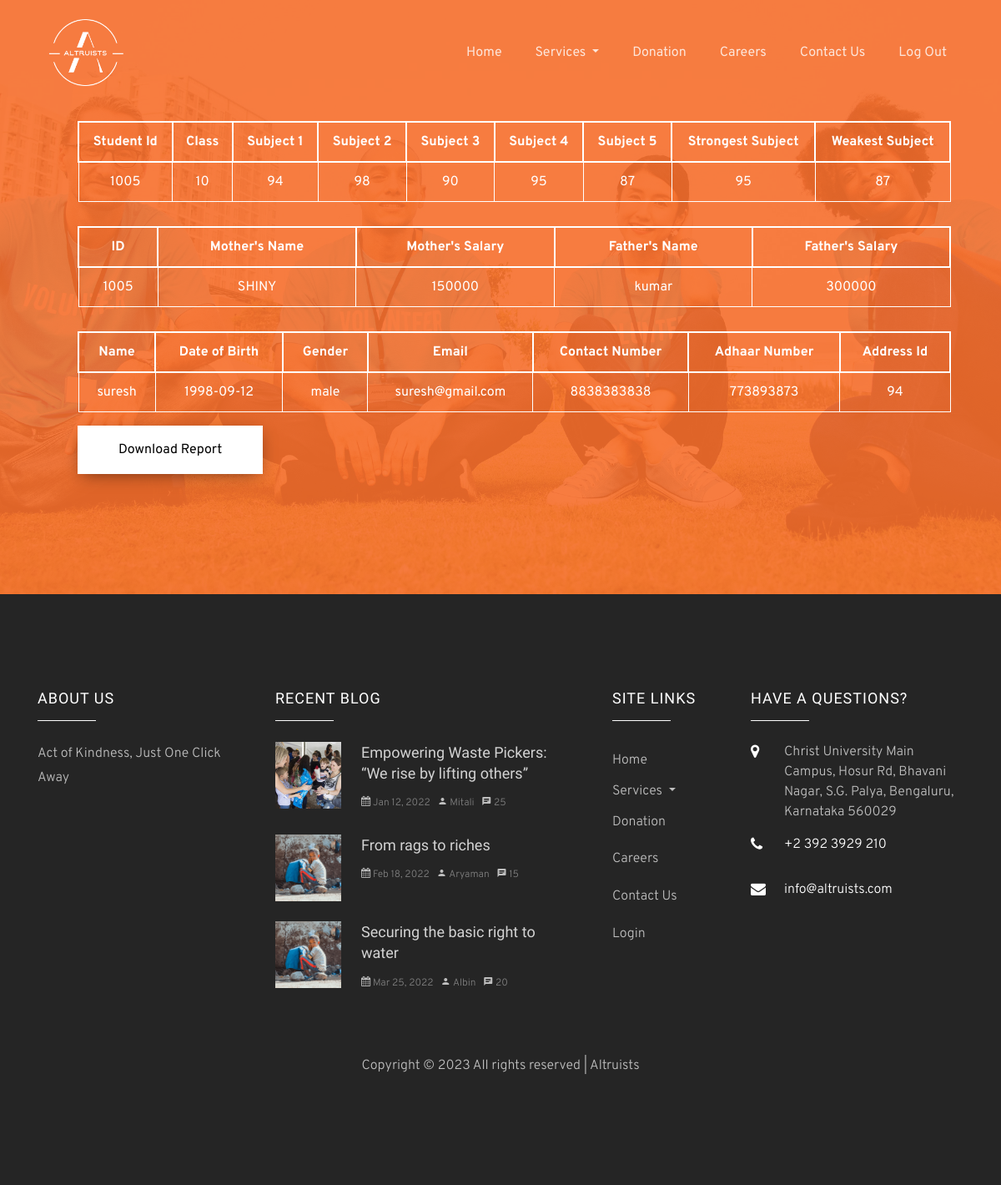
Screenshot of /studentdisplay.php (signed in) with the database file from the repository.
### tables this page shows
CREATE TABLE `academic` (
  `Sno` int(11) NOT NULL,
  `Id` int(11) DEFAULT NULL,
  `Class` int(11) DEFAULT NULL,
  `Subject1` int(11) DEFAULT NULL,
  `Subject2` int(11) DEFAULT NULL,
  `Subject3` int(11) DEFAULT NULL,
  `Subject4` int(11) DEFAULT NULL,
  `Subject5` int(11) DEFAULT NULL,
  `StrongestSubject` varchar(10) DEFAULT NULL,
  `WeakestSubject` varchar(10) DEFAULT NULL
);

CREATE TABLE `student` (
  `Id` int(11) NOT NULL,
  `User_Id` varchar(10) DEFAULT NULL,
  `Info_Id` int(11) DEFAULT NULL,
  `MotherName` varchar(20) DEFAULT NULL,
  `MotherSalary` int(11) DEFAULT NULL,
  `FatherName` varchar(20) DEFAULT NULL,
  `FatherSalary` int(11) DEFAULT NULL
);

CREATE TABLE `personalinfo` (
  `Info_Id` int(11) NOT NULL,
  `Names` varchar(30) DEFAULT NULL,
  `DOB` date DEFAULT NULL,
  `Email` varchar(50) DEFAULT NULL,
  `ContactNo` bigint(20) DEFAULT NULL,
  `AdhaarNo` bigint(20) DEFAULT NULL,
  `Add_Id` int(11) DEFAULT NULL,
  `Gender` varchar(10) DEFAULT NULL
);

### studentdisplay.php (the view, shortened to what this page needs)
<html>
<head>
    <link rel="stylesheet" href="css/open-iconic-bootstrap.min.css">
    <link rel="stylesheet" href="css/animate.css">
    <link rel="stylesheet" href="css/owl.carousel.min.css">
    <link rel="stylesheet" href="css/owl.theme.default.min.css">
    <link rel="stylesheet" href="css/magnific-popup.css">
    <link rel="stylesheet" href="css/aos.css">
    <link rel="stylesheet" href="css/ionicons.min.css">
    <link rel="stylesheet" href="css/bootstrap-datepicker.css">
    <link rel="stylesheet" href="css/jquery.timepicker.css">
    <link rel="stylesheet" href="css/flaticon.css">
    <link rel="stylesheet" href="css/icomoon.css">
    <link rel="stylesheet" href="css/style.css">
</head>
<body>
    <nav class="navbar navbar-expand-lg navbar-dark ftco_navbar bg-dark ftco-navbar-light" id="ftco-navbar">
        <div class="container">
            <a class="navbar-brand" href="index.html"><img id="logo" src="images/WLogo.png" alt="ALTRUISTS" width="120" height="80"></a>
            <div class="collapse navbar-collapse" id="ftco-nav">
                <ul class="navbar-nav ml-auto">
                    <li class="nav-item"><a href="index.html" class="nav-link">Home</a></li>
                    <li class="nav-item dropdown">
            <a class="nav-link dropdown-toggle" href="#" id="navbarDropdown" role="button" data-bs-toggle="dropdown"
              aria-expanded="false">
              Services
            </a>
          </li>
                    <li class="nav-item"><a href="donate.html" class="nav-link">Donation</a></li>
                    <li class="nav-item"><a href="careers.html" class="nav-link">Careers</a></li>
                    <li class="nav-item"><a href="contact.html" class="nav-link">Contact Us</a></li>
                    <li class="nav-item"><a href="./login.html" class="nav-link">Log Out</a></li>
                </ul>
            </div>
        </div>
    </nav>
    <section class="ftco-section-3 img" style="background-image: url(images/bg_3.jpg);">
        <div class="overlay"></div>
        <form name="MyForm" action="admin.php" class="volunter-form container" method="post">
            <div class="col col-md-12 pl-md-5 volunteer ftco-animate order-first" style="margin-top: 17px;">
            <div id="tab">
                    <div class="form-group">
                    <table style="border: 1px solid white; width: 100%; padding-left: 40px" cellpadding="13">
                        <thead>
                            <tr>
                                <th>Student Id</td>
                                <th>Class</td>
                                <th>Subject 1</td>
                                <th>Subject 2</td>
                                <th>Subject 3</td>
                                <th>Subject 4</td>
                                <th>Subject 5</td>
                                <th>Strongest Subject</td>
                                <th>Weakest Subject</td>
                            </tr>
                        </thead>
                        <tbody style="color : white;" id="table1">
                            <?php
                            $conn = new mysqli("altruists.ctpunwarlucf.us-east-1.rds.amazonaws.com", "admin", "Loafer123", "Altruists", 3306);
                            $userid = $_SESSION['user'];
                            $sql ="SELECT Id FROM Student WHERE User_Id='$userid';";
                            $res = $conn->query($sql);
                            $row = $res->fetch_assoc();
                            $Sid = $row['Id'];
                            $sql1 = "SELECT Id, Class,Subject1, Subject2, Subject3,Subject4, Subject5, StrongestSubject, WeakestSubject FROM Academic WHERE Id = '$Sid';";
                            $results = $conn->query($sql1);
                            if ($results->num_rows > 0) {
                                while ($row = $results->fetch_assoc()) {
                                    echo "<tr>
                                            <td >" . $row["Id"] . "</td>
                                            <td >" . $row["Class"] . "</td>
                                            <td >" . $row["Subject1"] . "</td>
                                            <td >" . $row["Subject2"] . "</td>
                                            <td >" . $row["Subject3"] . "</td>
                                            <td >" . $row["Subject4"] . "</td>
                                            <td >" . $row["Subject5"] . "</td>
                                            <td >" . $row["StrongestSubject"] . "</td>
                                            <td >" . $row["WeakestSubject"] . "</td>
                                                 </tr>";
                                }
                            }
                            ?>
                        </tbody>
                    </table>
                    <br>
                        <div class="form-group">
                            <table style="border: 1px solid white;" cellpadding="13">
                                <thead>
                                    <tr>
                                        <th style="width: 100">ID</td>
                                        <th style="width: 260px">Mother's Name</td>
                                        <th style="width: 260px">Mother's Salary</td>
                                        <th style="width: 260px">Father's Name</td>
                                        <th style="width: 260px">Father's Salary</td>
                                    </tr>
                                </thead>
                                <tbody style="color : white;" id="table1">
                                    <?php
                                    $conn = new mysqli("altruists.ctpunwarlucf.us-east-1.rds.amazonaws.com", "admin", "Loafer123", "Altruists", 3306);
                                    $sql1 = "SELECT Id,Info_Id, MotherName, MotherSalary,FatherName, FatherSalary FROM Student WHERE Id = '$Sid';";
                                    $result1 = $conn->query($sql1);
                                    if ($result1->num_rows > 0) {
                                        while ($row = $result1->fetch_assoc()) {
                                            echo "<tr>
                                                    <td >" . $row["Id"] . "</td>
                                                    <td >" . $row["MotherName"] . "</td>
                                                    <td >" . $row["MotherSalary"] . "</td>
                                                    <td >" . $row["FatherName"] . "</td>
                                                    <td >" . $row["FatherSalary"] . "</td>
                                                 </tr>";
                                        }
                                    }
                                    ?>
                                </tbody>
                            </table>
                        </div>
                    <div style="padding-bottom: 13px;"></div>
                        <div class="form-group">
                            <table style="border: 1px solid white; width: 100%;" cellpadding="13">
                                <thead>
                                    <tr>
                                        <th>Name</td>
                                        <th>Date of Birth</td>
                                        <th>Gender</td>
                                        <th>Email</td>
                                        <th>Contact Number</td>
                                        <th>Adhaar Number</td>
                                        <th>Address Id</td>
                                    </tr>
                                </thead>
                                <tbody style="color : white;" id="table1">
                                    <?php
                                    $conn = new mysqli("altruists.ctpunwarlucf.us-east-1.rds.amazonaws.com", "admin", "Loafer123", "Altruists", 3306);
                                    $sql2 = "SELECT Info_Id FROM Student WHERE Id = '$Sid';";
                                    $result2 = $conn->query($sql2);
                                    $row = $result2->fetch_assoc();
                                    $ik = $row['Info_Id'];
                                    $sql1 = "SELECT Names,DOB,Gender, Email, ContactNo,AdhaarNo, Add_Id FROM PersonalInfo WHERE Info_Id = '$ik';";
                                    $result = $conn->query($sql1);
                                    if ($result->num_rows > 0) {
                                        while ($row = $result->fetch_assoc()) {
                                            echo "<tr>
                                            <td >" . $row["Names"] . "</td>
                                            <td >" . $row["DOB"] . "</td>
                                            <td >" . $row["Gender"] . "</td>
                                            <td >" . $row["Email"] . "</td>
                                            <td >" . $row["ContactNo"] . "</td>
                                            <td >" . $row["AdhaarNo"] . "</td>
                                            <td >" . $row["Add_Id"] . "</td>
                                                 </tr>";
                                        }
                                    }
                                    ?>
                                </tbody>
                            </table>
                        </div>
                    </div>
                </div>
                <div class="form-group">
                    <input type="button" value="Download Report" id="btPrint" onclick="createPDF()" class="btn btn-white py-3 px-5">
                </div>
            </div>
        </form>
    </section>
    <footer class="ftco-footer ftco-section img">
        <div class="container">
            <div class="row mb-5">
                <div class="col-md-3">
                    <div class="ftco-footer-widget mb-4">
                        <h2 class="ftco-heading-2">About Us</h2>
                        <p>Act of Kindness, Just One Click Away</p>
                        <ul class="ftco-footer-social list-unstyled float-md-left float-lft mt-5">
                        </ul>
                    </div>
                </div>
                <div class="col-md-4">
                    <div class="ftco-footer-widget mb-4">
                        <h2 class="ftco-heading-2">Recent Blog</h2>
                        <div class="block-21 mb-4 d-flex">
                            <a class="blog-img mr-4" style="background-image: url(images/image_1.jpg);"></a>
                            <div class="text">
                                <h3 class="heading"><a href="#">Empowering Waste Pickers: “We rise by lifting others”</a></h3>
                                <div class="meta">
                                    <div><a href="#"><span class="icon-calendar"></span> Jan 12, 2022</a></div>
                                    <div><a href="#"><span class="icon-person"></span> Mitali</a></div>
                                    <div><a href="#"><span class="icon-chat"></span> 25</a></div>
                                </div>
                            </div>
                        </div>
                        <div class="block-21 mb-4 d-flex">
                            <a class="blog-img mr-4" style="background-image: url(images/image_2.jpg);"></a>
                            <div class="text">
                                <h3 class="heading"><a href="#">From rags to riches</a></h3>
                                <div class="meta">
                                    <div><a href="#"><span class="icon-calendar"></span> Feb 18, 2022</a></div>
                                    <div><a href="#"><span class="icon-person"></span> Aryaman</a></div>
                                    <div><a href="#"><span class="icon-chat"></span> 15</a></div>
                                </div>
                            </div>
                        </div>
                        <div class="block-21 mb-4 d-flex">
                            <a class="blog-img mr-4" style="background-image: url(images/image_2.jpg);"></a>
                            <div class="text">
                                <h3 class="heading"><a href="#">Securing the basic right to water</a></h3>
                                <div class="meta">
                                    <div><a href="#"><span class="icon-calendar"></span> Mar 25, 2022</a></div>
                                    <div><a href="#"><span class="icon-person"></span> Albin</a></div>
                                    <div><a href="#"><span class="icon-chat"></span> 20</a></div>
                                </div>
                            </div>
                        </div>
                    </div>
                </div>
                <div class="col-md-2">
                    <div class="ftco-footer-widget mb-4 ml-md-4">
                        <h2 class="ftco-heading-2">Site Links</h2>
                        <ul class="navbar-nav ml-auto">
                            <li class="nav-item"><a href="index.html" class="nav-link">Home</a></li>
                            <li class="nav-item dropdown">
                <a data-toggle="dropdown" class="dropdown-toggle" href="#" id="dropdownMenuLink" role="button" data-bs-toggle="dropdown"aria-expanded="false">
              Services
            </a>
              </li>
                            <li class="nav-item"><a href="donate.html" class="nav-link">Donation</a></li>
                            <li class="nav-item"><a href="careers.html" class="nav-link">Careers</a></li>
                            <li class="nav-item"><a href="contact.html" class="nav-link">Contact Us</a></li>
                            <li class="nav-item"><a href="#" class="nav-link">Login</a></li>
                        </ul>
                    </div>
                </div>
                <div class="col-md-3">
                    <div class="ftco-footer-widget mb-4">
                        <h2 class="ftco-heading-2">Have a Questions?</h2>
                        <div class="block-23 mb-3">
                            <ul>
                                <li><span class="icon icon-map-marker"></span><span class="text">Christ University Main Campus, Hosur
                                        Rd, Bhavani Nagar, S.G. Palya, Bengaluru, Karnataka 560029</span></li>
                                <li><a href="#"><span class="icon icon-phone"></span><span class="text">+2 392 3929 210</span></a></li>
                                <li><a href="#"><span class="icon icon-envelope"></span><span class="text">info@altruists.com</span></a>
                                </li>
                            </ul>
                        </div>
                    </div>
                </div>
            </div>
            <div class="row">
                <div class="col-md-12 text-center">
                    <p>
                        Copyright &copy;
                         All rights reserved | Altruists
                    </p>
                </div>
            </div>
        </div>
    </footer>
</body>
</html>

### rows the page displays
academic: Id "1005", Class "10", Subject1 "94", Subject2 "98", Subject3 "90", Subject4 "95", Subject5 "87", StrongestSubject "95", WeakestSubject "87"
student: Id "1005", MotherName "SHINY", MotherSalary "150000", FatherName "kumar", FatherSalary "300000"
personalinfo: Names "suresh", DOB "1998-09-12", Gender "male", Email "suresh@gmail.com", ContactNo "8838383838", AdhaarNo "773893873", Add_Id "94"
